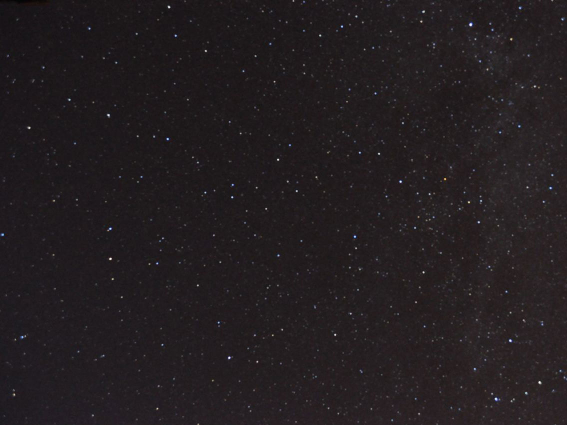
#> input picture star.jpg, 1134 x 850 px (shown at 1/2 size)
$ jupyter execute --allow-errors FLANN.ipynb   (Python 2 division)   (older library calls are emulated)
#> lines starting #> are read from the running program, lines starting #| are printed output that depends on the picture; long printed decimals are rounded
Fast Linear Approximate Nearest Neighbour feature detection
===========================================================

Two main types of star tracking:

1. Relative rotation and rate measurement

2. The lost-in-space problem

We've chosen the lost-in-space problem as it's more interesting and more difficult.

Okay, so to find stars in an image is an easy process, we can take a picture and produce some threshold values, such that anything darker is space and anything lighter is probably a star.

Using OpenCV and Fast Library Approximate Nearest Neighbour (FLANN) to search for matches.

This code uses Python **2.7.3** and OpenCV **3.0.0**

[cell 1]
import numpy as np
import cv2
from matplotlib import pyplot as plt

We'll Import our image to use as an example.

[cell 2]
sample_image = cv2.imread('star.jpg')
#> sample_image is the input picture: shape (850, 1134, 3); mean B, G, R 32.1, 29.7, 35.2
#> (the rest of this cell did not finish here and is left out)

We can now take a threshold value for this image, in this case, the average luminosity of the image.

[cell 3]
gray = cv2.cvtColor(sample_image,cv2.COLOR_BGR2GRAY)
ret,th1 = cv2.threshold(gray,80,255,cv2.THRESH_BINARY)
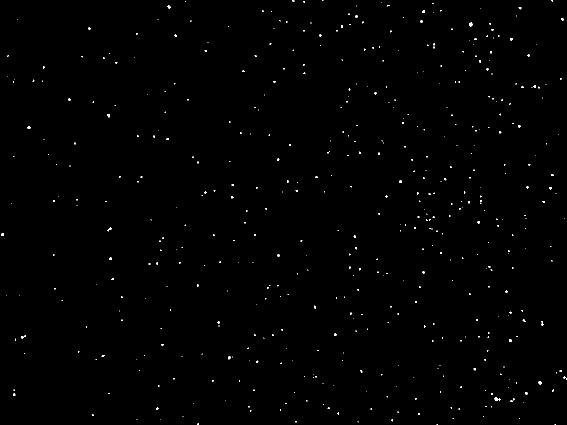
#> th1: shape (850, 1134) (shown at 1/2 size); 0.38% white in thin lines or dots
plt.imshow(th1,'gray')

So without much effort, we've made it extremely easy to detect stars in the night sky from the position of white cells in the image.
This only solves the easy part of the problem, to find the position of a star field is without the celestial mackdro f.

[cell 4]
img1 = cv2.imread('star_crop.jpg',0)           # queryImage
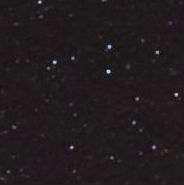
#> input picture star_crop.jpg, 184 x 185 px
#> img1: shape (185, 184); min 9, max 214, mean 29.2
#img1 = cv2.imread('star_crop_distort.jpg',0) #The Distorted image
img2 = cv2.imread('star.jpg',0) # trainImage
#> img2: shape (850, 1134); min 3, max 255, mean 31.6
# Initiate SIFT detector
sift = cv2.SIFT()

# find the keypoints and descriptors with SIFT
kp1, des1 = sift.detectAndCompute(img1,None)
#> kp1 = 66 keypoints; strongest (x, y, size): (108, 71, 2.6), (54, 62, 2.3), (109, 46, 2.4), (176, 94, 2.2)
kp2, des2 = sift.detectAndCompute(img2,None)
#> kp2 = 2235 keypoints; strongest (x, y, size): (221, 518, 3.1), (458, 715, 3), (801, 363, 2.9), (941, 49, 3.9)

# FLANN parameters
FLANN_INDEX_KDTREE = 0
index_params = dict(algorithm = FLANN_INDEX_KDTREE, trees = 5)
search_params = dict(checks=50)   # or pass empty dictionary

flann = cv2.FlannBasedMatcher(index_params,search_params)

matches = flann.knnMatch(des1,des2,k=2)
#> matches = 66 matches

# Need to draw only good matches, so create a mask
matchesMask = [[0,0] for i in xrange(len(matches))]
#> matchesMask = 66 pairs, first value 0 to 0, second value 0 to 0

# ratio test as per Lowe's paper
for i,(m,n) in enumerate(matches):
    if m.distance < 0.7*n.distance:
        matchesMask[i]=[1,0]
#> this loop made 66 passes
#> after the loop, matchesMask = 66 pairs, first value 0 to 1, second value 0 to 0

draw_params = dict(matchColor = (0,255,0),
                   singlePointColor = (255,0,0),
                   matchesMask = matchesMask,
                   flags = 0)
#> draw_params = 4 items

img3 = cv2.drawMatchesKnn(img1,kp1,img2,kp2,matches,None,**draw_params)
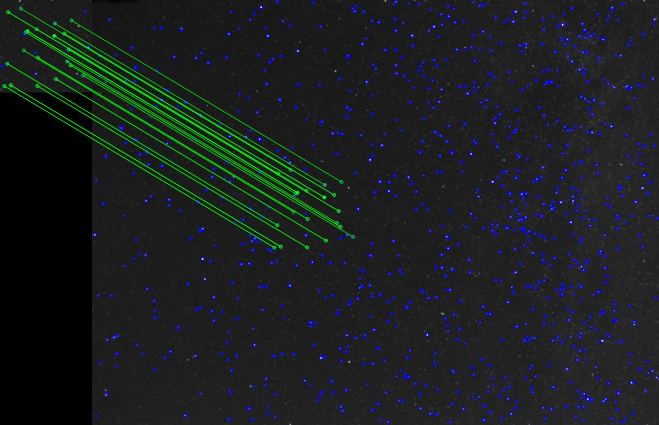
#> img3: shape (850, 1318, 3) (shown at 1/2 size); mean of channels 0, 1, 2 32.7, 31.2, 26.7; drawn as B, G, R
#> (the rest of this cell did not finish here and is left out)

However, sift contains position information and is comparatively slow, we'll use SURF instead. With invariant direction, only size as stars should look the same from any angle (obviously).

#> (a cell that did not finish here is left out)

[cell 6]
# FLANN parameters
FLANN_INDEX_KDTREE = 0
index_params = dict(algorithm = FLANN_INDEX_KDTREE, trees = 5)
search_params = dict(checks=100)   # or pass empty dictionary

flann = cv2.FlannBasedMatcher(index_params,search_params)

matches = flann.knnMatch(des1,des2,k=2)

# Need to draw only good matches, so create a mask
matchesMask = [[0,0] for i in xrange(len(matches))]
#> matchesMask = 66 pairs, first value 0 to 0, second value 0 to 0

# ratio test as per Lowe's paper
for i,(m,n) in enumerate(matches):
    if m.distance < 0.7*n.distance:
        matchesMask[i]=[1,0]
#> after the loop, matchesMask = 66 pairs, first value 0 to 1, second value 0 to 0

draw_params = dict(matchColor = (0,255,0),
                   singlePointColor = (255,0,0),
                   matchesMask = matchesMask,
                   flags = 0)

img3 = cv2.drawMatchesKnn(img1,kp1,img2,kp2,matches,None,**draw_params)
#> (the rest of this cell did not finish here and is left out)

Let's use this to give us a relative position, if we assume the middle of the picture is 0az (lat), 0zen(lon).
We'll assume this picture gives us a full view of the sky.

[cell 7]
for i,(m,n) in enumerate(matches):
    if m.distance < 0.7*n.distance:
        selected_match = m
        print "Destination x:" + str(kp1[m.queryIdx].pt[0] ) + "  y:" + str(kp1[m.queryIdx].pt[1] )
        print "Sky x:" + str(kp2[m.trainIdx].pt[0] ) + "  y:" + str(kp2[m.trainIdx].pt[1] )
        break #Just so we pick one point and
#> this loop made 3 passes
#| Destination x:8.199  y:171.620
#| Sky x:364.191  y:494.602

Get the centroid of the image and relate it to a keypoint.

[cell 8]
print "Destination x:" + str(kp1[m.queryIdx].pt[0] ) + "  y:" + str(kp1[m.queryIdx].pt[1] )
#| Destination x:8.199  y:171.620
print "Sky x:" + str(kp2[m.trainIdx].pt[0] ) + "  y:" + str(kp2[m.trainIdx].pt[1] )
#| Sky x:364.191  y:494.602
height, width = img1.shape
#> height = 185; width = 184
height2, width2 = img2.shape
#> height2 = 850; width2 = 1134
print height2
#| 850
print width2
#| 1134
cent_x = kp1[selected_match.queryIdx].pt[0] - width/2
#> cent_x = -83.8
cent_y = kp1[selected_match.queryIdx].pt[1] - height/2
#> cent_y = 79.62
print "Offset x: " + str(cent_x ) + " y:" + str(cent_y)
#| Offset x: -83.801 y:79.620

To the center of the main image

[cell 9]
#print kp2[selected_match.trainIdx].pt[0]
#print kp2[selected_match.trainIdx].pt[1]
azimuth = 180*((kp2[selected_match.trainIdx].pt[0] - cent_x)-(width2/2))/(width2/2)
#> azimuth = -37.78
zenith = 180*((height2/2)-(kp2[selected_match.trainIdx].pt[1] - cent_y))/(height2/2)
#> zenith = 4.24
print "Azimuth angle in the sky: " + str(azimuth)
#| Azimuth angle in the sky: -37.780
print "Zenith angle in the sky: " + str(zenith)
#| Zenith angle in the sky: 4.243
